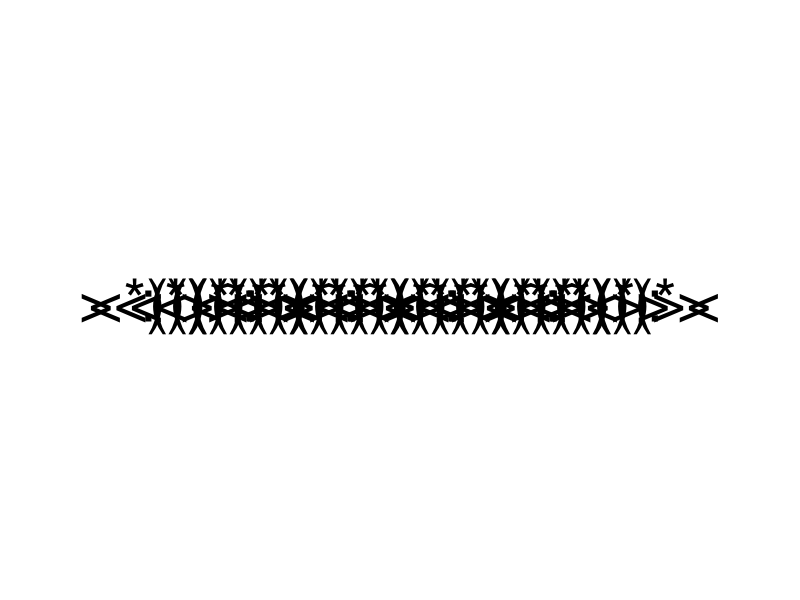

Write R code to recreate this figure. (Note: this script raises an error after producing the figure.)
## ---- chunk 1
knitr::opts_chunk$set(echo = TRUE, message = FALSE, dpi = 500)
## ---- chunk 2
library(dplyr)
library(ggplot2)
library(gganimate)
## ---- chunk 3
nlocations <- 10
swimming_fish_df <-
  data.frame(
    x = c(
      seq(1, 0, length.out = nlocations),
      seq(0, 1, length.out = nlocations)
    ),
    y = rep(0, nlocations * 2),
    label = c(
      rep(c("<*)))><", "<*)))>:"), nlocations / 2),
      rep(c("><(((*>", ":<(((*>"), nlocations / 2)
    )
  ) %>%
  mutate(id = 1:n())
## ---- chunk 4
swimming_fish_plot <-
  swimming_fish_df %>%
  ggplot(aes(x = x, y = y, label = label)) +
  geom_text(size = 15) +
  theme_void() +
  xlim(-0.3, 1.3)
swimming_fish_plot
## ---- chunk 5
swimming_fish <- 
  swimming_fish_plot + 
  transition_states(states = id, state_length = 0, wrap = F)
animate(plot = swimming_fish, nframes = 40, height = 100, width = 800, res = 300)
## ---- chunk 6
anim_save(
  filename = "../www/swimming_fish.gif",
  animation = animate(plot = swimming_fish, nframes = 40, height = 200, width = 800)
)
